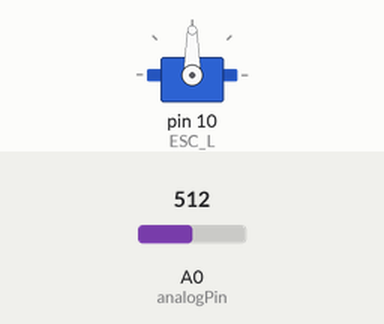
The sketch below on a simulated Arduino Uno, built with avr-gcc and run on an emulated ATmega328P. Shown: servo. The inputs (shaded band) are chosen by the test bench; at power-on: A0 (analogPin) = 512. What the sketch prints to the serial monitor is not drawn.

Above: at 2.2 s.
2.3 s: A0 (analogPin) set to 716
At 3.3 s:
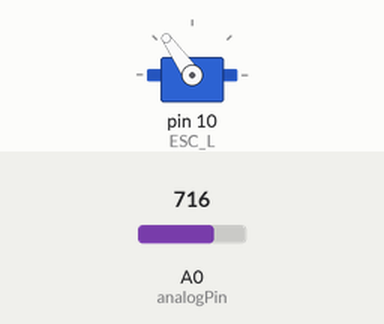
3.8 s: A0 (analogPin) set to 900
At 4.6 s:
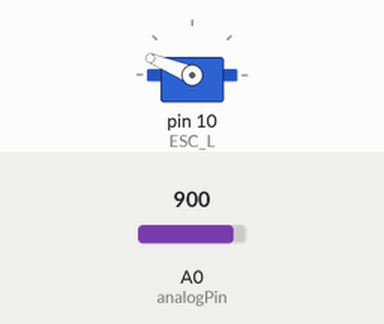
5.3 s: A0 (analogPin) set to 1023
At 5.6 s:
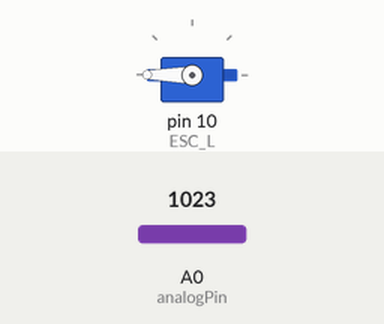
6.8 s: A0 (analogPin) set to 306
At 8.0 s:
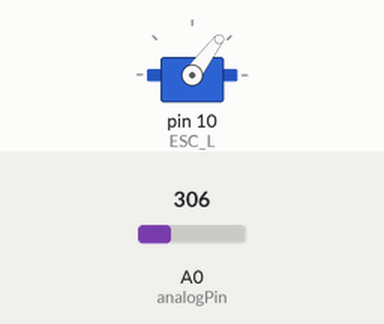
8.3 s: A0 (analogPin) set to 122
At 9.1 s:
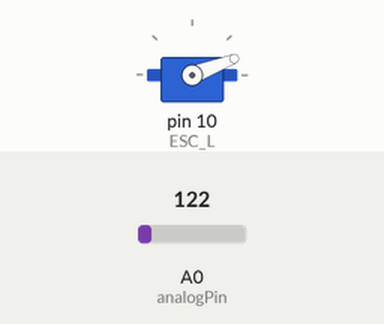
9.8 s: A0 (analogPin) set to 0
At 10.1 s:
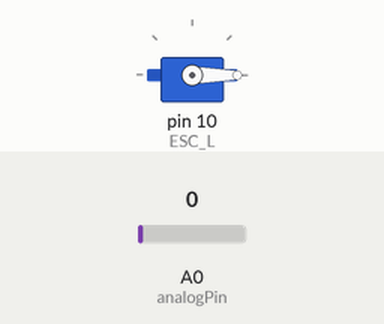
Timing chart, 0 to 12.3 s (numbered marks = the images above; inputs shaded):
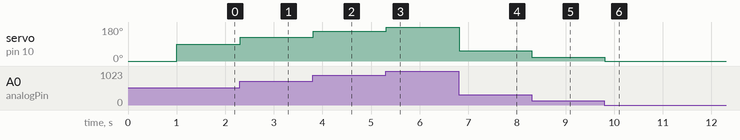

The sketch:

new_esc_test.ino
```cpp
#include <Servo.h>

Servo ESC_L;
int analogPin = A0;

void setup() {
  Serial.begin(9600);
  ESC_L.attach(10,1000,2000); // (white pin, start range, end range)
  ESC_L.write(0);
  delay(1000);
}

void loop() {
  int val = 180.0 * analogRead(analogPin) / 1023.0;
  Serial.println(val);
  ESC_L.write(val);

}
```

Measured:
- after the input at 2.3 s, servo on pin 10 (ESC_L): 90° → 125° at once
- after the input at 3.8 s, servo on pin 10 (ESC_L): 125° → 158° at once
- after the input at 5.3 s, servo on pin 10 (ESC_L): 158° → 180° at once
- after the input at 6.8 s, servo on pin 10 (ESC_L): 180° → 53° at once
- after the input at 8.3 s, servo on pin 10 (ESC_L): 53° → 21° at once
- after the input at 9.8 s, servo on pin 10 (ESC_L): 21° → 0° at once
